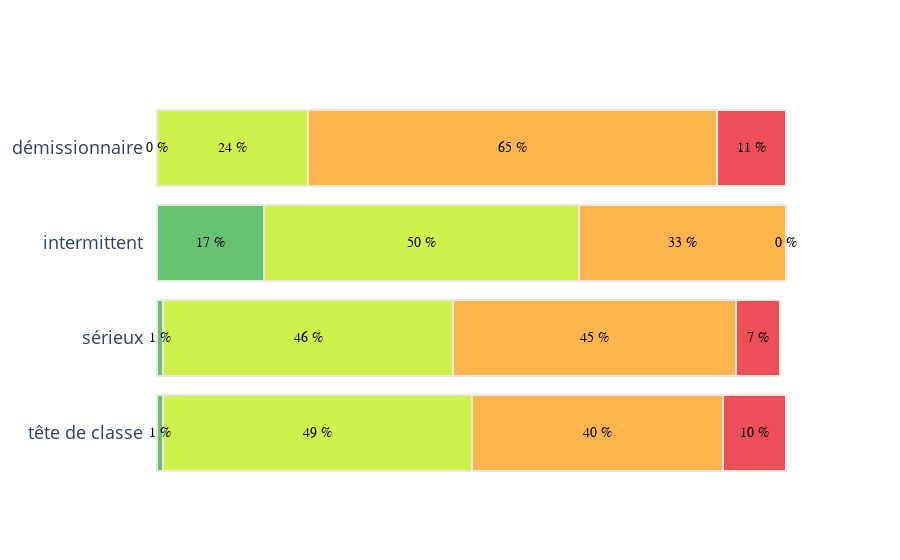

The code cell stored with this chart in its notebook:
### Code cell
colors = {"PCT_Très déçu": (228, 5, 19), "PCT_Déçu": (255, 148, 3), "PCT_Satisfait": (187, 235, 0), "PCT_Très satisfait": (37, 167, 56)}
fig = plot_hor_bc(df_persona_sat, y="persona", traces=[f"PCT_{c}" for c in labels["likert"]], colors=colors, pct=True)
fig.show()

### Figure 1 — Plotly figure (JSON) as saved in the notebook; plotly's stock layout.template omitted (floating-point values rounded to 4 significant figures)
{"data": [{"marker": {"color": "rgba(37, 167, 56, 0.7)", "line": {"color": "rgba(237, 231, 225, 1)", "width": 2}}, "name": "PCT_Très satisfait", "orientation": "h", "type": "bar", "x": [1, 1, 17, 0], "y": ["tête de classe", "sérieux", "intermittent", "démissionnaire"]}, {"marker": {"color": "rgba(187, 235, 0, 0.7)", "line": {"color": "rgba(237, 231, 225, 1)", "width": 2}}, "name": "PCT_Satisfait", "orientation": "h", "type": "bar", "x": [49, 46, 50, 24], "y": ["tête de classe", "sérieux", "intermittent", "démissionnaire"]}, {"marker": {"color": "rgba(255, 148, 3, 0.7)", "line": {"color": "rgba(237, 231, 225, 1)", "width": 2}}, "name": "PCT_Déçu", "orientation": "h", "type": "bar", "x": [40, 45, 33, 65], "y": ["tête de classe", "sérieux", "intermittent", "démissionnaire"]}, {"marker": {"color": "rgba(228, 5, 19, 0.7)", "line": {"color": "rgba(237, 231, 225, 1)", "width": 2}}, "name": "PCT_Très déçu", "orientation": "h", "type": "bar", "x": [10, 7, 0, 11], "y": ["tête de classe", "sérieux", "intermittent", "démissionnaire"]}], "layout": {"annotations": [{"font": {"color": "black", "family": "Arial", "size": 14}, "showarrow": false, "text": "1 %", "x": 0.5, "xref": "x", "y": "tête de classe", "yref": "y"}, {"font": {"color": "black", "family": "Arial", "size": 14}, "showarrow": false, "text": "49 %", "x": 25.5, "xref": "x", "y": "tête de classe", "yref": "y"}, {"font": {"color": "black", "family": "Arial", "size": 14}, "showarrow": false, "text": "40 %", "x": 70, "xref": "x", "y": "tête de classe", "yref": "y"}, {"font": {"color": "black", "family": "Arial", "size": 14}, "showarrow": false, "text": "10 %", "x": 95, "xref": "x", "y": "tête de classe", "yref": "y"}, {"font": {"color": "black", "family": "Arial", "size": 14}, "showarrow": false, "text": "1 %", "x": 0.5, "xref": "x", "y": "sérieux", "yref": "y"}, {"font": {"color": "black", "family": "Arial", "size": 14}, "showarrow": false, "text": "46 %", "x": 24, "xref": "x", "y": "sérieux", "yref": "y"}, {"font": {"color": "black", "family": "Arial", "size": 14}, "showarrow": false, "text": "45 %", "x": 69.5, "xref": "x", "y": "sérieux", "yref": "y"}, {"font": {"color": "black", "family": "Arial", "size": 14}, "showarrow": false, "text": "7 %", "x": 95.5, "xref": "x", "y": "sérieux", "yref": "y"}, {"font": {"color": "black", "family": "Arial", "size": 14}, "showarrow": false, "text": "17 %", "x": 8.5, "xref": "x", "y": "intermittent", "yref": "y"}, {"font": {"color": "black", "family": "Arial", "size": 14}, "showarrow": false, "text": "50 %", "x": 42, "xref": "x", "y": "intermittent", "yref": "y"}, {"font": {"color": "black", "family": "Arial", "size": 14}, "showarrow": false, "text": "33 %", "x": 83.5, "xref": "x", "y": "intermittent", "yref": "y"}, {"font": {"color": "black", "family": "Arial", "size": 14}, "showarrow": false, "text": "0 %", "x": 100, "xref": "x", "y": "intermittent", "yref": "y"}, {"font": {"color": "black", "family": "Arial", "size": 14}, "showarrow": false, "text": "0 %", "x": 0, "xref": "x", "y": "démissionnaire", "yref": "y"}, {"font": {"color": "black", "family": "Arial", "size": 14}, "showarrow": false, "text": "24 %", "x": 12, "xref": "x", "y": "démissionnaire", "yref": "y"}, {"font": {"color": "black", "family": "Arial", "size": 14}, "showarrow": false, "text": "65 %", "x": 56.5, "xref": "x", "y": "démissionnaire", "yref": "y"}, {"font": {"color": "black", "family": "Arial", "size": 14}, "showarrow": false, "text": "11 %", "x": 94.5, "xref": "x", "y": "démissionnaire", "yref": "y"}], "barmode": "stack", "font": {"size": 18}, "paper_bgcolor": "rgb(255, 255, 255)", "plot_bgcolor": "rgb(255, 255, 255)", "showlegend": false, "xaxis": {"showgrid": false, "showline": false, "showticklabels": false, "zeroline": false}}}
